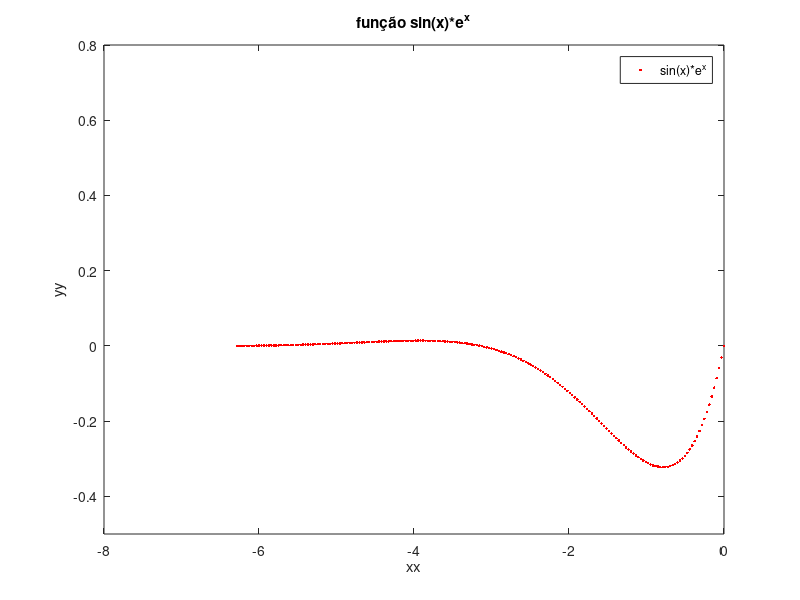

Write the MATLAB code that produced this figure.
x = linspace(-2*pi, 0, 200);
fx = sin(x).*exp(x);
axis([-6 0 -0.5 0.8])
%xlim([-8 0])
%ylim([-0.5 0.8])
plot(x, fx, '. r')
axis([-8 0 -0.5 0.8])
title('função sin(x)*e^x')
xlabel('xx')
ylabel('yy')
legend('sin(x)*e^x')
